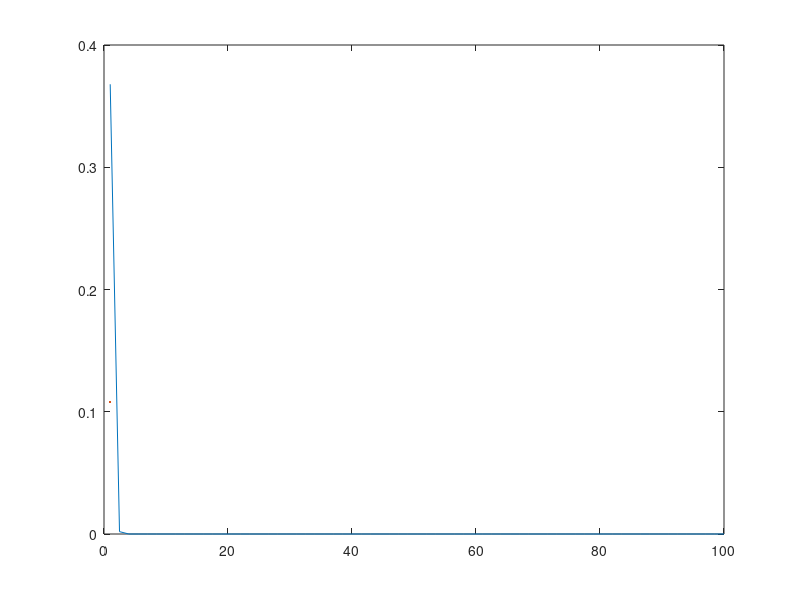
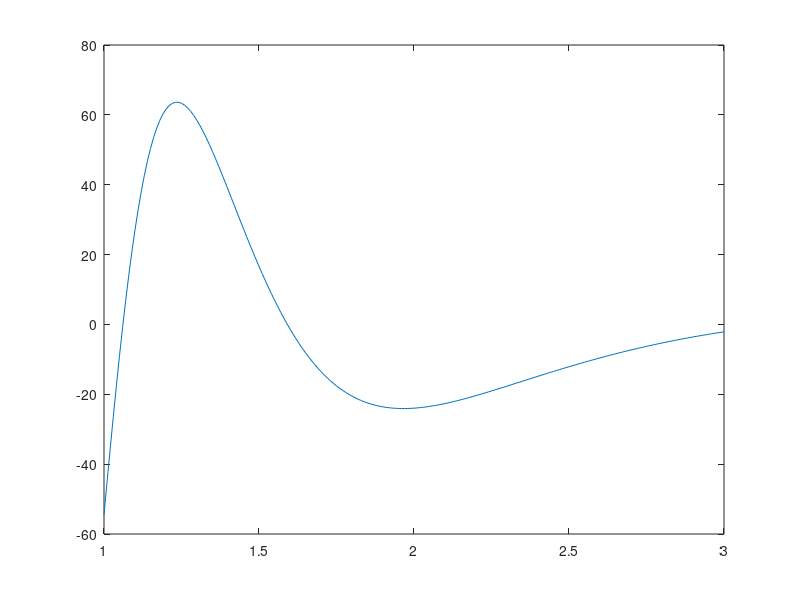

Write the MATLAB code that produced these figures, in order.
%1
%a
a=1; b=1.5;
x1=[1:1.5:100];
f=@(x) exp(1).^(-x.^2);
rectangle = (b-a)*f((a+b)/2);
fprintf('The exact value = %2.5f\n', 0.1094);
fprintf('Ex 1 a) Rectangle approx = %2.5f\n',rectangle);
plot(x1,f(x1))
hold on

%c
n=150;
x1=a+ (b-a)/(2*n);
xi=x1+(1:n-1)*(b-a)/n;
reprectangle = ((b-a)/n)*sum(f(xi));
fprintf('Ex 1 b) Repeated rectangle approx with n=150 is %2.5f\n',reprectangle);
plot (reprectangle)
hold off;
n=500;
x1=a+ (b-a)/(2*n);
xi=x1+(1:n-1)*(b-a)/n;
reprectangle = ((b-a)/n)*sum(f(xi));
fprintf('Ex 1 b) Repeated rectangle approx with n=500 is %2.5f\n',reprectangle);




%2
clear
fprintf('\n');
a=0; b=1;
f=@(x) 2./(1+x.^2);
h=b-a;
qt0 = (h/2)*(f(a)+f(b));
qt1 = (h/4)*(f(a)+2*f(a+h/2)+f(b));
q = [qt0 qt1];
i = 2;
eps =10^(-5);
while abs(q(end)-q(end-1))>eps
    j= 1:2^i;
    elems = a + h*(2*j-1)./(2^(i+1));
    qtemp = 0.5*q(i) + (h/(2^(i+1)))*sum(f(elems));
    q=[q qtemp];
    i=i+1;
end
fprintf('Ex 2 Romberg’s algorithm approx = %2.5f for k=%d\n',q(end),i);

qs0 = (h/6)* (f(a)+4*f(a+h/2)+f(b));
qs1 = (1/3)*(4*q(2)-q(1));
i=3;
qsimp=[qs0 qs1];
while abs(qsimp(end)-qsimp(end-1))>eps
    qtemp = (1/3)*(4*q(i+1)-q(i));
    qsimp=[qsimp qtemp];
    i=i+1;
end
fprintf('Ex 2 Simpson approx = %2.5f for k=%d\n',qsimp(end),length(qsimp));
%3
function S = Simpson( a,b,f )
    S = ((b-a)/6)*(f(a) + 4*f((a+b)/2)+f(b));
end

function I = adquad( a,b,f,er )
    I1=Simpson(a,b,f);
    I2=Simpson(a,(a+b)/2,f)+Simpson((a+b)/2,b,f); 
    if abs(I1-I2)<15*er
        I=I2;
        return
    else
        I=adquad(a,(a+b)/2,f,er/2)+adquad((a+b)/2,b,f,er/2);
    end
end


clear
fprintf('\n');
xplot = 1:0.01:3;
f=@(x) (100./x.^2).*sin(10./x); 
fplot=f(xplot);
figure
plot(xplot,fplot);
hold on
fprintf('The exact value = %2.5f\n', -1.4260247818);


a=1;b=3;
AdQuadRes = adquad(a,b,f,10^(-4));
fprintf('Ex 3 Adaptive quadrature approx = %2.5f\n',AdQuadRes);

n=50;
h=(b-a)/n;
xk = a + (0:n)*h;
approx = ((b-a)/(6*n))* (f(a)+f(b)+2*sum(f(xk(2:n)))+4*sum(f((xk(1:n)+xk(2:n+1))/2)));
fprintf('Ex 3 Repeated Simpson for n=%d, approx = %2.5f\n',n,approx);

n=100;
h=(b-a)/n;
xk = a + (0:n)*h;
approx = ((b-a)/(6*n))* (f(a)+f(b)+2*sum(f(xk(2:n)))+4*sum(f((xk(1:n)+xk(2:n+1))/2)));
fprintf('Ex 3 Repeated Simpson for n=%d, approx = %2.5f\n',n,approx);

